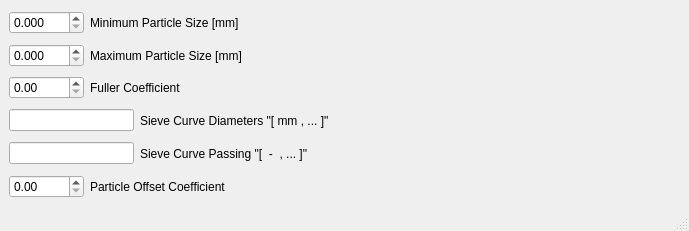
<?xml version="1.0" encoding="UTF-8"?>
<ui version="4.0">
 <class>MainWindow</class>
 <widget class="QMainWindow" name="MainWindow">
  <property name="geometry">
   <rect>
    <x>0</x>
    <y>0</y>
    <width>689</width>
    <height>231</height>
   </rect>
  </property>
  <property name="sizePolicy">
   <sizepolicy hsizetype="Expanding" vsizetype="Preferred">
    <horstretch>0</horstretch>
    <verstretch>0</verstretch>
   </sizepolicy>
  </property>
  <property name="windowTitle">
   <string>MainWindow</string>
  </property>
  <widget class="QWidget" name="centralwidget">
   <property name="sizePolicy">
    <sizepolicy hsizetype="Expanding" vsizetype="Expanding">
     <horstretch>0</horstretch>
     <verstretch>0</verstretch>
    </sizepolicy>
   </property>
   <layout class="QGridLayout" name="gridLayout">
    <item row="0" column="0">
     <layout class="QHBoxLayout" name="horizontalLayout">
      <item>
       <widget class="QDoubleSpinBox" name="minPar">
        <property name="sizePolicy">
         <sizepolicy hsizetype="Fixed" vsizetype="Fixed">
          <horstretch>0</horstretch>
          <verstretch>0</verstretch>
         </sizepolicy>
        </property>
        <property name="minimumSize">
         <size>
          <width>75</width>
          <height>0</height>
         </size>
        </property>
        <property name="suffix">
         <string/>
        </property>
        <property name="decimals">
         <number>3</number>
        </property>
        <property name="singleStep">
         <double>0.100000000000000</double>
        </property>
       </widget>
      </item>
      <item>
       <widget class="QLabel" name="label_9">
        <property name="text">
         <string>Minimum Particle Size [mm]</string>
        </property>
       </widget>
      </item>
     </layout>
    </item>
    <item row="1" column="0">
     <layout class="QHBoxLayout" name="horizontalLayout_2">
      <item>
       <widget class="QDoubleSpinBox" name="maxPar">
        <property name="sizePolicy">
         <sizepolicy hsizetype="Fixed" vsizetype="Fixed">
          <horstretch>0</horstretch>
          <verstretch>0</verstretch>
         </sizepolicy>
        </property>
        <property name="minimumSize">
         <size>
          <width>75</width>
          <height>0</height>
         </size>
        </property>
        <property name="suffix">
         <string/>
        </property>
        <property name="decimals">
         <number>3</number>
        </property>
        <property name="singleStep">
         <double>0.100000000000000</double>
        </property>
       </widget>
      </item>
      <item>
       <widget class="QLabel" name="label_10">
        <property name="text">
         <string>Maximum Particle Size [mm]</string>
        </property>
       </widget>
      </item>
     </layout>
    </item>
    <item row="2" column="0">
     <layout class="QHBoxLayout" name="horizontalLayout_3">
      <item>
       <widget class="QDoubleSpinBox" name="fullerCoef">
        <property name="sizePolicy">
         <sizepolicy hsizetype="Fixed" vsizetype="Fixed">
          <horstretch>0</horstretch>
          <verstretch>0</verstretch>
         </sizepolicy>
        </property>
        <property name="minimumSize">
         <size>
          <width>75</width>
          <height>0</height>
         </size>
        </property>
        <property name="suffix">
         <string/>
        </property>
        <property name="maximum">
         <double>1.000000000000000</double>
        </property>
        <property name="singleStep">
         <double>0.010000000000000</double>
        </property>
       </widget>
      </item>
      <item>
       <widget class="QLabel" name="label_5">
        <property name="text">
         <string>Fuller Coefficient</string>
        </property>
       </widget>
      </item>
     </layout>
    </item>
    <item row="3" column="0">
     <layout class="QHBoxLayout" name="horizontalLayout_4">
      <item>
       <widget class="QLineEdit" name="sieveDiameters">
        <property name="enabled">
         <bool>true</bool>
        </property>
        <property name="sizePolicy">
         <sizepolicy hsizetype="Fixed" vsizetype="Fixed">
          <horstretch>0</horstretch>
          <verstretch>0</verstretch>
         </sizepolicy>
        </property>
        <property name="minimumSize">
         <size>
          <width>125</width>
          <height>0</height>
         </size>
        </property>
        <property name="maximumSize">
         <size>
          <width>125</width>
          <height>16777215</height>
         </size>
        </property>
        <property name="inputMask">
         <string/>
        </property>
        <property name="placeholderText">
         <string/>
        </property>
       </widget>
      </item>
      <item>
       <widget class="QLabel" name="label_6">
        <property name="text">
         <string>Sieve Curve Diameters &quot;[ mm , ... ]&quot;</string>
        </property>
       </widget>
      </item>
     </layout>
    </item>
    <item row="4" column="0">
     <layout class="QHBoxLayout" name="horizontalLayout_5">
      <item>
       <widget class="QLineEdit" name="sievePassing">
        <property name="enabled">
         <bool>true</bool>
        </property>
        <property name="minimumSize">
         <size>
          <width>125</width>
          <height>0</height>
         </size>
        </property>
        <property name="maximumSize">
         <size>
          <width>125</width>
          <height>16777215</height>
         </size>
        </property>
        <property name="inputMask">
         <string/>
        </property>
        <property name="placeholderText">
         <string/>
        </property>
       </widget>
      </item>
      <item>
       <widget class="QLabel" name="label_7">
        <property name="text">
         <string>Sieve Curve Passing &quot;[  -  , ... ]&quot;</string>
        </property>
       </widget>
      </item>
     </layout>
    </item>
    <item row="5" column="0">
     <layout class="QHBoxLayout" name="horizontalLayout_6">
      <item>
       <widget class="QDoubleSpinBox" name="minDistCoef">
        <property name="sizePolicy">
         <sizepolicy hsizetype="Fixed" vsizetype="Fixed">
          <horstretch>0</horstretch>
          <verstretch>0</verstretch>
         </sizepolicy>
        </property>
        <property name="minimumSize">
         <size>
          <width>75</width>
          <height>0</height>
         </size>
        </property>
        <property name="suffix">
         <string/>
        </property>
        <property name="decimals">
         <number>2</number>
        </property>
        <property name="singleStep">
         <double>0.100000000000000</double>
        </property>
        <property name="value">
         <double>0.000000000000000</double>
        </property>
       </widget>
      </item>
      <item>
       <widget class="QLabel" name="label_11">
        <property name="text">
         <string>Particle Offset Coefficient</string>
        </property>
       </widget>
      </item>
     </layout>
    </item>
   </layout>
  </widget>
  <widget class="QMenuBar" name="menubar">
   <property name="geometry">
    <rect>
     <x>0</x>
     <y>0</y>
     <width>689</width>
     <height>21</height>
    </rect>
   </property>
  </widget>
  <widget class="QStatusBar" name="statusbar"/>
 </widget>
 <resources/>
 <connections/>
</ui>
